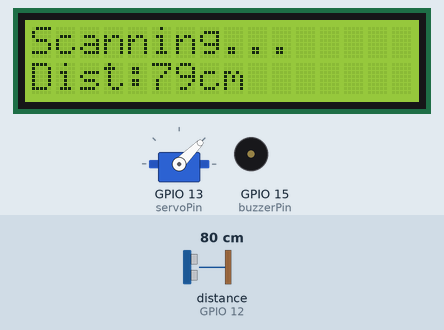
This sketch was run on a simulated ESP32. Shown: 16×2 character LCD, servo, buzzer (waves = sounding, pin HIGH). Wiring (inferred from the names in the program): ultrasonic range finder: trigger GPIO 14; echo GPIO 12. Inputs (shaded band) come from the test bench; at power-on: distance to the obstacle (sensor on GPIO 12) 80 cm. The echo pulse lasts 58.3 µs per cm; pins used as bus, display or sensor lines are not drawn.

Above: at 1.2 s.
1.3 s: distance to the obstacle (sensor on GPIO 12) set to 33 cm
At 1.77 s:
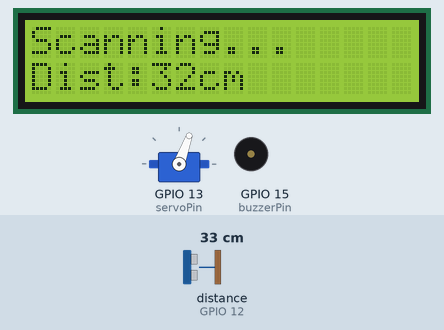
3.7 s: distance to the obstacle (sensor on GPIO 12) set to 27 cm
At 4.4 s:
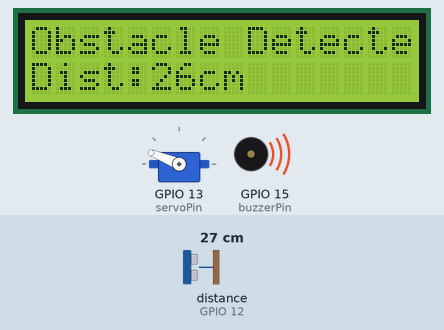
5.3 s: distance to the obstacle (sensor on GPIO 12) set to 35 cm
At 5.63 s:
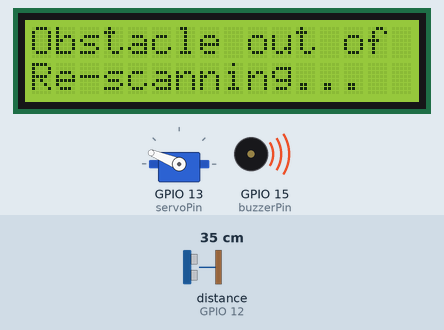
7.9 s: distance to the obstacle (sensor on GPIO 12) set to 2 cm
At 8.8 s:
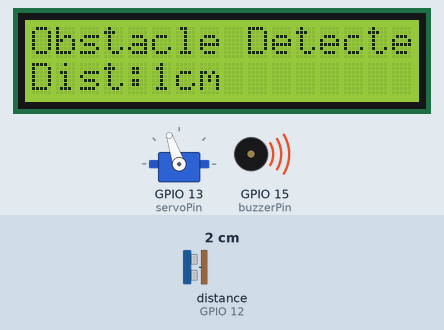
9.5 s: distance to the obstacle (sensor on GPIO 12) set to 60 cm
At 9.83 s:
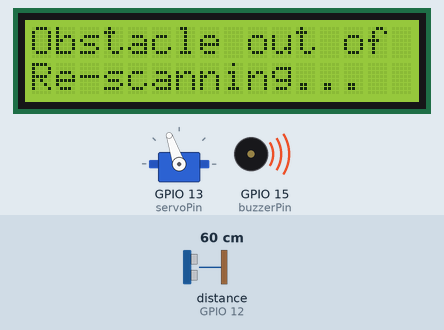
11.5 s: distance to the obstacle (sensor on GPIO 12) set to 4 cm
At 12.7 s:
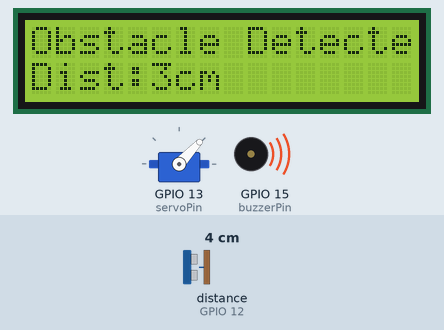
Timing chart, 0 to 14.1 s (numbered marks = the images above; inputs shaded):
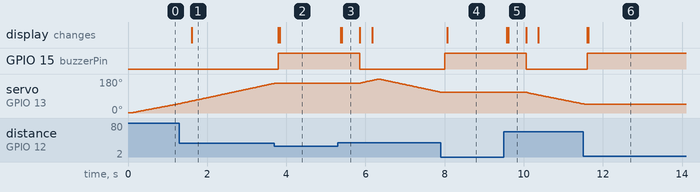

Measured:
- the behaviour switches between 31 and 30 cm on distance to the obstacle (sensor on GPIO 12) (found by bisection; images 1 and 2)
- after the input at 1.3 s, the display: changes after 0.32 s (image 1)
- after the input at 3.7 s, GPIO 15 (buzzerPin): LOW → HIGH after 0.10 s; servo on GPIO 13 (servoPin): goes on until 3.7 s, then stays 158°; the display: first changes after 0.10 s (image 2 shows a later state)
- after the input at 5.3 s, GPIO 15 (buzzerPin): HIGH → LOW after 0.56 s; servo on GPIO 13 (servoPin): rises from 158° to 180° in 0.45 s, then falls to 110° in 1.6 s; the display: first changes after 0.07 s (image 3 shows a later state)
- after the input at 7.9 s, GPIO 15 (buzzerPin): LOW → HIGH after 0.11 s; servo on GPIO 13 (servoPin): goes on until 7.9 s, then stays 109°; the display: changes after 0.16 s (image 4)
- after the input at 9.5 s, GPIO 15 (buzzerPin): HIGH → LOW after 0.56 s; servo on GPIO 13 (servoPin): moves from 109° to 48° over 1.4 s, starting after 0.58 s; the display: first changes after 0.07 s (image 5 shows a later state)
- after the input at 11.5 s, GPIO 15 (buzzerPin): LOW → HIGH after 0.10 s; servo on GPIO 13 (servoPin): goes on until 11.5 s, then stays 47°; the display: first changes after 0.10 s (image 6 shows a later state)

The sketch:

sketch_Ultrasonic_Tracking_System.ino
```cpp
#include <LiquidCrystal_I2C.h>
#include <Wire.h>
#include <ESP32Servo.h>

// --- Pin configuration ---
#define servoPin 13
#define trigPin 14
#define echoPin 12
#define SDAPin 4
#define SCLPin 2
#define buzzerPin 15

#define MAX_DISTANCE 700

// --- State machine ---
enum State { SCAN, TRACK, LOST };

// --- Globals ---
float timeOut = MAX_DISTANCE * 60;
int scanDirection = 1;
int currentAngle = 0;
State mode = SCAN;
unsigned long lastDetectionTime = 0;
unsigned long lastScanTime = 0;

// --- Constants ---
const int SCAN_STEP = 1;
const int SCAN_DELAY = 5;
const int MIN_ANGLE = 0;
const int MAX_ANGLE = 180;
const int DETECTION_THRESHOLD = 30;
const int LOST_TIMEOUT = 500;
const int BAUD_RATE = 115200;

LiquidCrystal_I2C lcd(0x27,16,2);
Servo myServo;

// =================================================================================
// ULTRASONIC READ FUNCTION
// =================================================================================
long getDistanceCM() {
    digitalWrite(trigPin, LOW);
    delayMicroseconds(5);

    digitalWrite(trigPin, HIGH);
    delayMicroseconds(5);
    digitalWrite(trigPin, LOW);

    long duration = pulseIn(echoPin, HIGH, 25000); // timeout for stability
    long distance = duration * 0.034 / 2;

    return distance > 400 ? 400 : distance;  // cap to 4m
}

// =========================================================
// SERVO ROTATION
// =========================================================
void servoTrackSmooth(int targetAngle, int step = 2) {
  if (currentAngle < targetAngle) {
      currentAngle += step;
      if (currentAngle > targetAngle) currentAngle = targetAngle;
  } else if (currentAngle > targetAngle) {
      currentAngle -= step;
      if (currentAngle < targetAngle) currentAngle = targetAngle;
  }
  myServo.write(currentAngle);
}

// =========================================================
// CHECK I2C CONNECTION
// =========================================================
bool i2CAddrTest(uint8_t addr) {
  Wire.beginTransmission(addr);
  if (Wire.endTransmission() == 0) {
    return true;
  }
  return false;
}

void setup() {
  // put your setup code here, to run once:
  pinMode(trigPin, OUTPUT);
  pinMode(echoPin, INPUT);
  pinMode(buzzerPin, OUTPUT);
  digitalWrite(buzzerPin, LOW);
  Serial.begin(BAUD_RATE);
  Wire.begin(SDAPin, SCLPin);
  if (!i2CAddrTest(0x27)) {
    lcd = LiquidCrystal_I2C(0x3F, 16, 2);
  }
  lcd.init();
  lcd.backlight();
  lcd.clear();
  lcd.setCursor(0,0);
  lcd.print("Scanning...");
  // myServo.setPeriodHertz(SCAN_DELAY);
  myServo.attach(servoPin);
}

void loop() {
  // put your main code here, to run repeatedly:
  switch (mode) {
    case SCAN: {
      if (millis() - lastScanTime > SCAN_DELAY) {
        lastScanTime = millis();
        currentAngle += SCAN_STEP * scanDirection;
        if (currentAngle >= MAX_ANGLE) {
          currentAngle = MAX_ANGLE;
          scanDirection = -1;
        }
        if (currentAngle <= MIN_ANGLE) {
          currentAngle = MIN_ANGLE;
          scanDirection = 1;
        }

        myServo.write(currentAngle);

        long distance = getDistanceCM();

        // LCD Update
        lcd.setCursor(0, 0);
        lcd.print("Scanning...");
        // lcd.print(currentAngle < 100 ? " " : "");
        // lcd.print(currentAngle);
        lcd.setCursor(0, 1);
        lcd.print("Dist:");
        lcd.print(distance);
        lcd.print("cm");

        // If something detected close
        if (distance < DETECTION_THRESHOLD) {
          lastDetectionTime = millis();
          mode = TRACK;
          lcd.init();
          lcd.backlight();
          lcd.clear();
          digitalWrite(buzzerPin, HIGH);
          break;
        }
        digitalWrite(buzzerPin, LOW);
      }
    } break;
    case TRACK: {
      long distance = getDistanceCM();
      if (distance >= DETECTION_THRESHOLD) {
        mode = LOST;
        lcd.init();
        lcd.backlight();
        lcd.clear();
        break;
      }

      lastDetectionTime = millis();

      // Tracking target angle = where we already are
      int targetAngle = currentAngle;
      servoTrackSmooth(targetAngle);
      // LCD
      lcd.setCursor(0, 0);
      lcd.print("Obstacle Detected!!!");
      lcd.setCursor(0, 1);
      lcd.print("Dist:");
      lcd.print(distance);
      lcd.print("cm");
    } break;
    case LOST: {
      lcd.setCursor(0, 0);
      lcd.print("Obstacle out of view");
      lcd.setCursor(0, 1);
      lcd.print("Re-scanning...");

      if (millis() - lastDetectionTime > LOST_TIMEOUT) {
        mode = SCAN;
        lcd.init();
        lcd.backlight();
        lcd.clear();
        digitalWrite(buzzerPin, LOW);
      }
    } break;
  }
}
```
